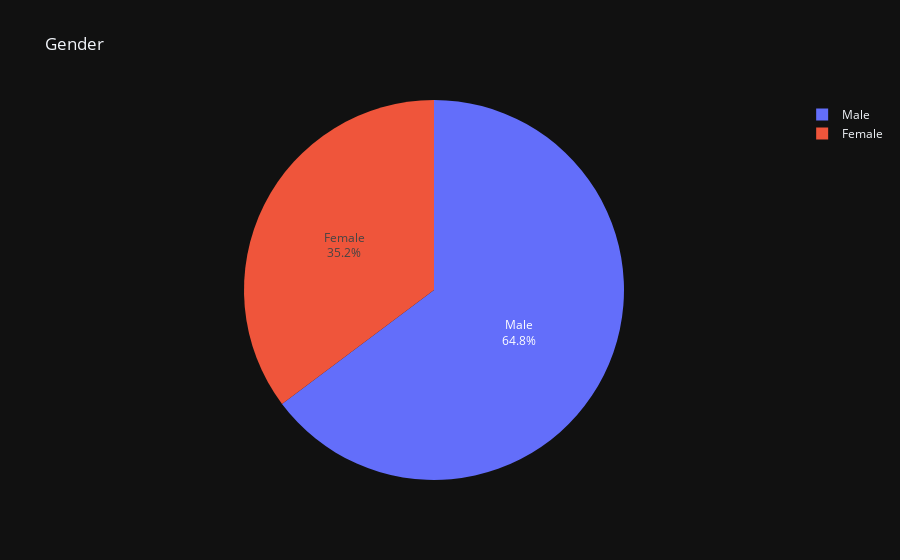

The cell this chart's notebook holds for it:
### Code cell
fig = go.Figure()

to_plot = data_droped.Sex.replace({'male': 'Male', 'female': 'Female'}).value_counts()
labels = to_plot.index
values = to_plot.values

fig.add_trace(go.Pie(
    labels = labels,
    values = values,
    textinfo='label+percent'
))

fig.update_layout(
    title_text='Gender',
    template='plotly_dark'
)

### Figure 1 — Plotly figure (JSON) as saved in the notebook; plotly's stock layout.template omitted (floating-point values rounded to 4 significant figures)
{"data": [{"labels": ["Male", "Female"], "textinfo": "label+percent", "type": "pie", "values": [577, 314]}], "layout": {"title": {"text": "Gender"}}}
